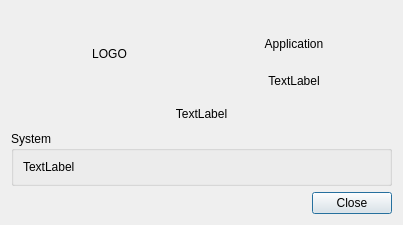
<?xml version="1.0" encoding="UTF-8"?>
<ui version="4.0">
 <class>AboutDialog</class>
 <widget class="QDialog" name="AboutDialog">
  <property name="geometry">
   <rect>
    <x>0</x>
    <y>0</y>
    <width>403</width>
    <height>225</height>
   </rect>
  </property>
  <property name="windowTitle">
   <string>About DSMCP</string>
  </property>
  <property name="modal">
   <bool>true</bool>
  </property>
  <layout class="QVBoxLayout" name="verticalLayout">
   <item>
    <widget class="QFrame" name="frame">
     <property name="frameShape">
      <enum>QFrame::NoFrame</enum>
     </property>
     <property name="frameShadow">
      <enum>QFrame::Raised</enum>
     </property>
     <property name="lineWidth">
      <number>0</number>
     </property>
     <layout class="QGridLayout" name="gridLayout">
      <item row="0" column="1">
       <widget class="QLabel" name="labelApplication">
        <property name="sizePolicy">
         <sizepolicy hsizetype="Expanding" vsizetype="Preferred">
          <horstretch>0</horstretch>
          <verstretch>0</verstretch>
         </sizepolicy>
        </property>
        <property name="text">
         <string>Application</string>
        </property>
        <property name="alignment">
         <set>Qt::AlignCenter</set>
        </property>
       </widget>
      </item>
      <item row="1" column="1">
       <widget class="QLabel" name="labelVersion">
        <property name="sizePolicy">
         <sizepolicy hsizetype="Expanding" vsizetype="Maximum">
          <horstretch>0</horstretch>
          <verstretch>0</verstretch>
         </sizepolicy>
        </property>
        <property name="text">
         <string>TextLabel</string>
        </property>
        <property name="alignment">
         <set>Qt::AlignCenter</set>
        </property>
       </widget>
      </item>
      <item row="0" column="0" rowspan="2">
       <widget class="QLabel" name="labelLogo">
        <property name="sizePolicy">
         <sizepolicy hsizetype="MinimumExpanding" vsizetype="MinimumExpanding">
          <horstretch>0</horstretch>
          <verstretch>0</verstretch>
         </sizepolicy>
        </property>
        <property name="minimumSize">
         <size>
          <width>68</width>
          <height>68</height>
         </size>
        </property>
        <property name="text">
         <string>LOGO</string>
        </property>
        <property name="alignment">
         <set>Qt::AlignCenter</set>
        </property>
       </widget>
      </item>
     </layout>
    </widget>
   </item>
   <item>
    <widget class="QLabel" name="labelDescription">
     <property name="sizePolicy">
      <sizepolicy hsizetype="Preferred" vsizetype="Preferred">
       <horstretch>0</horstretch>
       <verstretch>0</verstretch>
      </sizepolicy>
     </property>
     <property name="text">
      <string>TextLabel</string>
     </property>
     <property name="alignment">
      <set>Qt::AlignCenter</set>
     </property>
    </widget>
   </item>
   <item>
    <widget class="QGroupBox" name="groupBoxSystem">
     <property name="title">
      <string>System</string>
     </property>
     <layout class="QVBoxLayout" name="verticalLayout_2">
      <item>
       <widget class="QLabel" name="labelSystem">
        <property name="text">
         <string>TextLabel</string>
        </property>
       </widget>
      </item>
     </layout>
    </widget>
   </item>
   <item>
    <widget class="QDialogButtonBox" name="buttonBox">
     <property name="orientation">
      <enum>Qt::Horizontal</enum>
     </property>
     <property name="standardButtons">
      <set>QDialogButtonBox::Close</set>
     </property>
    </widget>
   </item>
  </layout>
 </widget>
 <resources/>
 <connections>
  <connection>
   <sender>buttonBox</sender>
   <signal>rejected()</signal>
   <receiver>AboutDialog</receiver>
   <slot>reject()</slot>
   <hints>
    <hint type="sourcelabel">
     <x>200</x>
     <y>255</y>
    </hint>
    <hint type="destinationlabel">
     <x>199</x>
     <y>149</y>
    </hint>
   </hints>
  </connection>
 </connections>
</ui>
